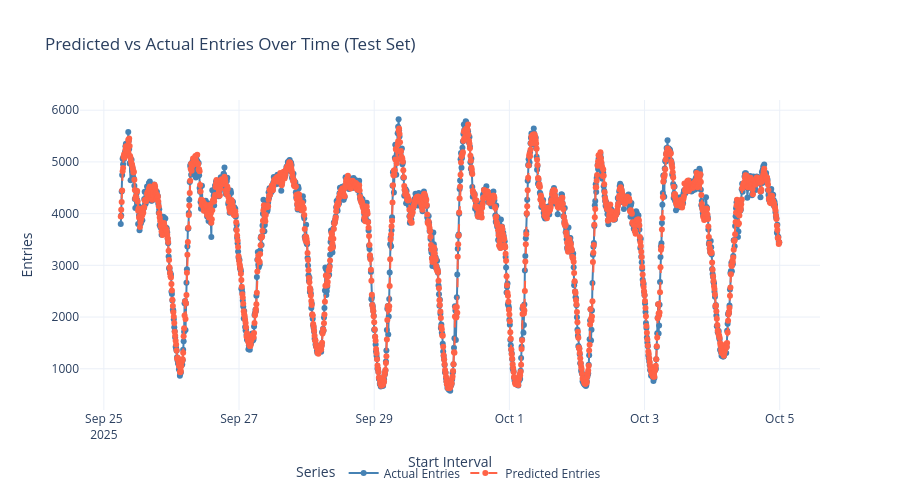

Here is the notebook cell this chart was saved with:
### Code cell
import pandas as pd
import plotly.graph_objects as go

# --- Load CSV ---
input_path = "/Users/athmiha/Desktop/final report/xgb_test_preds_final.csv"
df_test_preds = pd.read_csv(input_path)

# Ensure datetime format
df_test_preds["start_interval"] = pd.to_datetime(df_test_preds["start_interval"])

# Group by time and sum values
entries_time_test = (
    df_test_preds.groupby("start_interval", as_index=False)[
        ["entries", "predicted_entries"]
    ]
    .sum()
    .sort_values("start_interval")
)

# Create plot
fig = go.Figure()

# Actual 
fig.add_trace(go.Scatter(
    x=entries_time_test["start_interval"],
    y=entries_time_test["entries"],
    mode="lines+markers",
    name="Actual Entries",
    line=dict(color="steelblue", width=2)
))

# Predicted 
fig.add_trace(go.Scatter(
    x=entries_time_test["start_interval"],
    y=entries_time_test["predicted_entries"],
    mode="lines+markers",
    name="Predicted Entries",
    line=dict(color="tomato", width=2, dash="dash")
))

# Layout
fig.update_layout(
    title="Predicted vs Actual Entries Over Time (Test Set)",
    xaxis_title="Start Interval",
    yaxis_title="Entries",
    hovermode="x unified",
    template="plotly_white",
    legend=dict(
        title="Series",
        orientation="h",
        yanchor="bottom", y=-0.25,
        xanchor="center", x=0.5
    ),
    height=500,
    width=900
)

fig.show()

### Figure 1 — Plotly figure (JSON) as saved in the notebook; plotly's stock layout.template omitted (floating-point values rounded to 4 significant figures; data arrays with more than 128 entries replaced by an {"elided": "..."} marker saying what was removed)
{"data": [{"line": {"color": "steelblue", "width": 2}, "mode": "lines+markers", "name": "Actual Entries", "type": "scatter", "x": {"elided": "1404 str values"}, "y": {"elided": "1404 int values"}}, {"line": {"color": "tomato", "dash": "dash", "width": 2}, "mode": "lines+markers", "name": "Predicted Entries", "type": "scatter", "x": {"elided": "1404 str values"}, "y": {"elided": "1404 float values"}}], "layout": {"height": 500, "hovermode": "x unified", "legend": {"orientation": "h", "title": {"text": "Series"}, "x": 0.5, "xanchor": "center", "y": -0.25, "yanchor": "bottom"}, "title": {"text": "Predicted vs Actual Entries Over Time (Test Set)"}, "width": 900, "xaxis": {"title": {"text": "Start Interval"}}, "yaxis": {"title": {"text": "Entries"}}}}
